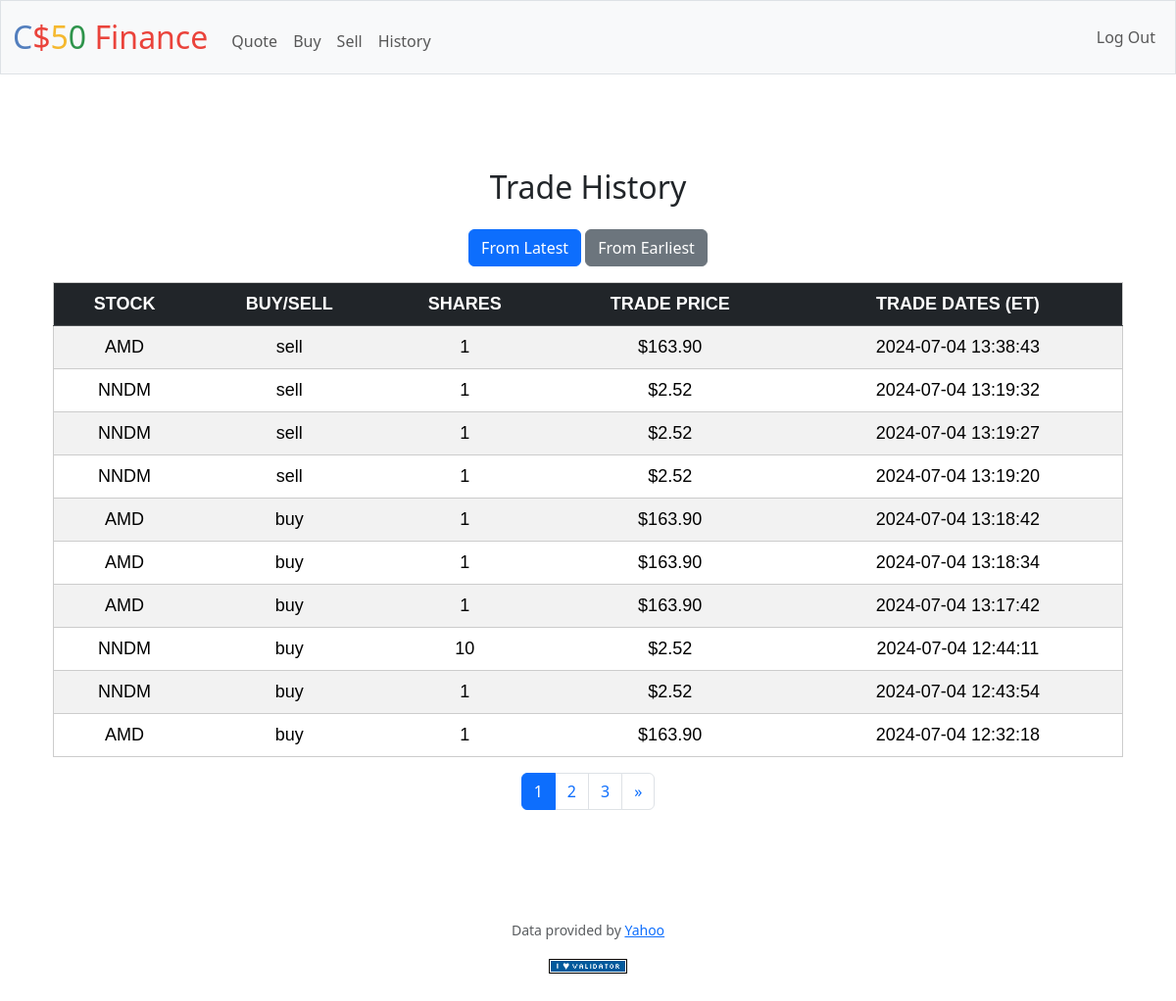
Screenshot of /history (signed in) with the database file from the repository.
### tables this page shows
CREATE TABLE trade_history (id INTEGER NOT NULL, trade_stock TEXT NOT NULL, trade_type TEXT NOT NULL CHECK (trade_type IN ("buy", "sell")), trade_shares INTEGER NOT NULL, trade_price REAL NOT NULL CHECK (trade_price > 0), trade_dates DATETIME);

### app.py (the view)
@app.route("/history", methods=["GET", "POST"])
@login_required
def history():
    trade_history = db.execute("SELECT * FROM trade_history WHERE id = ?", session["user_id"])
    page = request.args.get("page", 1, type=int)
    latest = request.args.get("latest", 1, type=int)
    per_page = 10
    total_trades = len(trade_history)
    total_pages = math.ceil(total_trades / per_page)
    print("latest: ", latest)
    if latest == 1:
        trade_history = sorted(trade_history, key=lambda x: x["trade_dates"], reverse=True)
    else:
        trade_history = sorted(trade_history, key=lambda x: x["trade_dates"])
    start = (page - 1) * per_page
    end = start + per_page
    trades_on_page = trade_history[start:end]
    return render_template("history.html", trade_history=trades_on_page, page=page, total_pages=total_pages, latest=latest)

### app.py (called while the page is built)
@app.after_request
def after_request(response):
    response.headers["Cache-Control"] = "no-cache, no-store, must-revalidate"
    response.headers["Expires"] = 0
    response.headers["Pragma"] = "no-cache"
    return response

### helpers.py (called while the page is built)
def login_required(f):
    @wraps(f)
    def decorated_function(*args, **kwargs):
        if session.get("user_id") is None:
            return redirect("/login")
        return f(*args, **kwargs)
    return decorated_function

def usd(value):
    return f"${value:,.2f}"

### templates/history.html (shortened to what this page needs)
{% extends "layout.html" %}
{% block main %}
    <form action="/history" method="get">
        <main class="container py-5 text-center">
            <div class="section">
                <h2 class="mb-4">Trade History</h2>
                <div>
                    <form action="/history" method="get" style="display: inline;">
                        <button type="submit" class="btn btn-primary mb-3">From Latest</button>
                    </form>
                    <form action="/history" method="get" style="display: inline;">
                        <button type="submit" class="btn btn-secondary mb-3">From Earliest</button>
                    </form>
                </div>
                <table class="table table-striped table-hover" style="font-family: Arial; font-size:18px; border: 1px solid #ccc; border-radius: 10px;">
                    <thead class="table-dark">
                        <tr>
                            <th>STOCK</th>
                            <th>BUY/SELL</th>
                            <th>SHARES</th>
                            <th>TRADE PRICE</th>
                            <th>TRADE DATES (ET)</th>
                        </tr>
                    </thead>
                    <tbody>
                        {% for trade in trade_history %}
                            <tr>
                                <td>{{ trade["trade_stock"] }}</td>
                                <td>{{ trade["trade_type"] }}</td>
                                <td>{{ trade["trade_shares"] }}</td>
                                <td>{{ trade["trade_price"]  | usd }}</td>
                                <td>{{ trade["trade_dates"] }}</td>
                            </tr>
                        {% endfor %}
                    </tbody>
                </table>
                <nav aria-label="Page navigation">
                    <ul class="pagination justify-content-center">
                        {% for p in range(1, total_pages + 1) %}
                            <li class="page-item {% if p == page %}active{% endif %}">
                                <a class="page-link" href="{{ url_for('history', page=p, latest=latest) }}">{{ p }}</a>
                            </li>
                        {% endfor %}
                        {% if page < total_pages %}
                            <li class="page-item">
                                <a class="page-link" href="{{ url_for('history', page=page+1, latest=latest) }}" aria-label="Next">
                                    <span aria-hidden="true">&raquo;</span>
                                </a>
                            </li>
                        {% endif %}
                    </ul>
                </nav>
            </div>
        </main>
    </form>
{% endblock %}

### templates/layout.html (shortened to what this page needs)
<!DOCTYPE html>
<html lang="en">
    <head>
        <link href="https://cdn.jsdelivr.net/npm/bootstrap@5.3.3/dist/css/bootstrap.min.css" rel="stylesheet">
        <link href="/static/styles.css" rel="stylesheet">
    </head>
    <body>
        <nav class="bg-light border navbar navbar-expand-md navbar-light">
            <div class="container-fluid">
                <a class="navbar-brand" href="/"><span class="blue">C</span><span class="red">$</span><span class="yellow">5</span><span class="green">0</span> <span class="red">Finance</span></a>
                <div class="collapse navbar-collapse" id="navbar">
                    {% if session["user_id"] %}
                        <ul class="navbar-nav me-auto mt-2">
                            <li class="nav-item"><a class="nav-link" href="/quote">Quote</a></li>
                            <li class="nav-item"><a class="nav-link" href="/buy">Buy</a></li>
                            <li class="nav-item"><a class="nav-link" href="/sell">Sell</a></li>
                            <li class="nav-item"><a class="nav-link" href="/history">History</a></li>
                        </ul>
                        <ul class="navbar-nav">
                            <li class="nav-item"><a class="nav-link" href="/logout">Log Out</a></li>
                        </ul>
                    {% else %}
                        <ul class="navbar-nav ms-auto mt-2">
                            <li class="nav-item"><a class="nav-link" href="/register">Register</a></li>
                            <li class="nav-item"><a class="nav-link" href="/login">Log In</a></li>
                        </ul>
                    {% endif %}
                </div>
            </div>
        </nav>
        <main class="container py-5 text-center">
            {% block main %}{% endblock %}
        </main>
        <footer class="mb-5">
            <p class="mb-3 small text-center text-muted">
                Data provided by <a href="https://finance.yahoo.com/">Yahoo</a>
            </p>
            <form action="https://validator.w3.org/check" class="text-center" enctype="multipart/form-data" method="post" target="_blank">
                <input alt="Validate" src="/static/I_heart_validator.png" type="image">
            </form>
        </footer>
    </body>
</html>

### static/styles.css (style rules this page uses)
nav .navbar-brand { font-size: xx-large; }
nav .navbar-brand .blue { color: #537fbe; }
nav .navbar-brand .red { color: #ea433b; }
nav .navbar-brand .yellow { color: #f5b82e; }
nav .navbar-brand .green { color: #2e944b; }

### rows the page displays
trade_history: trade_stock "AMD", trade_type "sell", trade_shares "1", trade_price "$163.90", trade_dates "2024-07-04 13:38:43"
trade_history: trade_stock "NNDM", trade_type "sell", trade_shares "1", trade_price "$2.52", trade_dates "2024-07-04 13:19:32"
trade_history: trade_stock "NNDM", trade_type "sell", trade_shares "1", trade_price "$2.52", trade_dates "2024-07-04 13:19:27"
trade_history: trade_stock "NNDM", trade_type "sell", trade_shares "1", trade_price "$2.52", trade_dates "2024-07-04 13:19:20"
trade_history: trade_stock "AMD", trade_type "buy", trade_shares "1", trade_price "$163.90", trade_dates "2024-07-04 13:18:42"
trade_history: trade_stock "AMD", trade_type "buy", trade_shares "1", trade_price "$163.90", trade_dates "2024-07-04 13:18:34"
trade_history: trade_stock "AMD", trade_type "buy", trade_shares "1", trade_price "$163.90", trade_dates "2024-07-04 13:17:42"
trade_history: trade_stock "NNDM", trade_type "buy", trade_shares "10", trade_price "$2.52", trade_dates "2024-07-04 12:44:11"
trade_history: trade_stock "NNDM", trade_type "buy", trade_shares "1", trade_price "$2.52", trade_dates "2024-07-04 12:43:54"
trade_history: trade_stock "AMD", trade_type "buy", trade_shares "1", trade_price "$163.90", trade_dates "2024-07-04 12:32:18"

### other values shown
{{ p }} "1" "2" "3"
